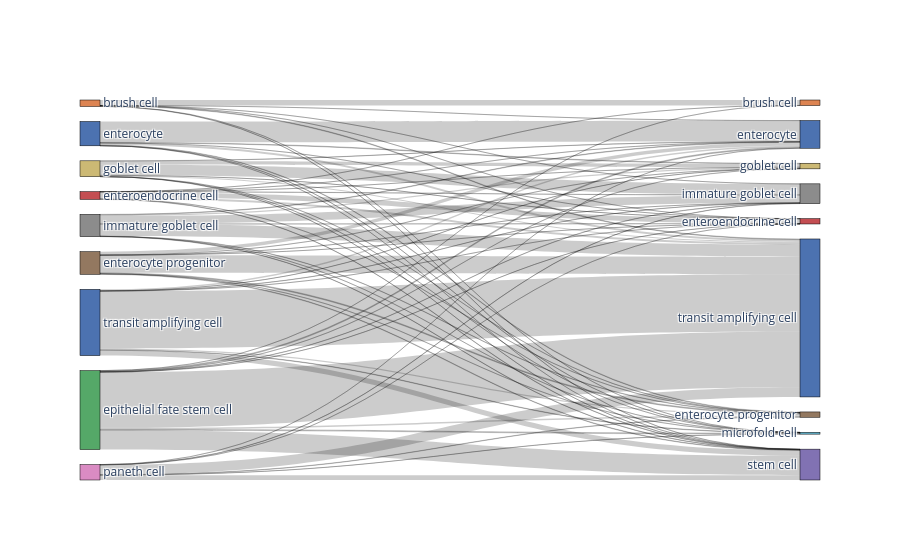
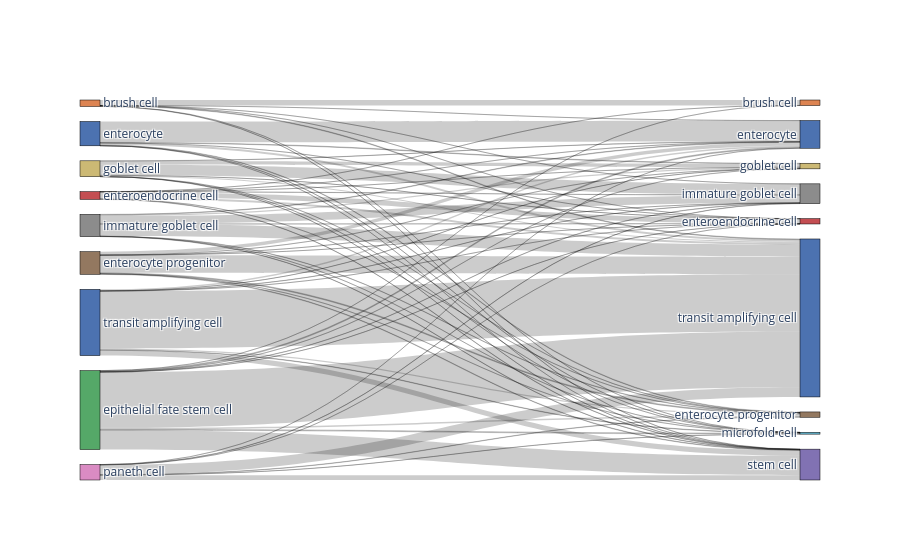

Here is the notebook cell these charts were saved with, in order:
### Code cell
%matplotlib inline

bc.tl.report(
    adata_pred=adata_predicted,
    celltype=celltype_test, 
    method=method, 
    analysis_name=analysis_name,
    train_datasets = adata_trains,
    test_dataset = adata_orig,
    merge = merge,
    name_prediction='auto_annot', 
    name_report='auto_annot', 
    use_raw=use_raw,
    remove_nonshared=True, 
    clustering='leiden', 
    asymmetric_matrix=True, 
    delimiter='\t', 
    verbose=True
)

### Figure 1 — Plotly figure (JSON) as saved in the notebook; plotly's stock layout.template omitted (floating-point values rounded to 4 significant figures)
{"data": [{"link": {"source": [5, 5, 5, 5, 5, 5, 5, 1, 1, 1, 1, 1, 1, 1, 2, 2, 2, 2, 2, 2, 2, 2, 2, 6, 6, 6, 6, 6, 6, 6, 6, 3, 3, 3, 3, 3, 3, 3, 3, 0, 0, 0, 0, 0, 0, 0, 0, 8, 8, 8, 8, 8, 8, 8, 8, 7, 7, 7, 7, 7, 7, 7, 7, 4, 4, 4, 4, 4, 4, 4], "target": [16, 10, 11, 17, 14, 15, 12, 16, 10, 11, 17, 13, 15, 12, 16, 10, 11, 17, 14, 13, 15, 9, 12, 16, 10, 11, 17, 14, 13, 15, 12, 16, 10, 11, 17, 14, 13, 15, 12, 16, 10, 11, 17, 14, 13, 15, 12, 16, 10, 11, 17, 14, 13, 15, 12, 16, 10, 11, 17, 14, 13, 9, 12, 16, 10, 17, 14, 15, 9, 12], "value": [204, 3, 14, 408, 12, 5, 1, 3, 878, 24, 86, 23, 5, 1, 808, 40, 65, 2331, 12, 8, 37, 4, 4, 223, 62, 56, 2404, 8, 3, 18, 2, 12, 21, 14, 503, 328, 52, 1, 2, 1, 8, 6, 44, 460, 142, 1, 1, 21, 141, 37, 737, 1, 5, 8, 2, 14, 4, 7, 81, 7, 2, 1, 209, 7, 4, 26, 1, 4, 227, 2]}, "node": {"color": ["#ccb974", "#4c72b0", "#55a868", "#8c8c8c", "#dd8452", "#da8bc3", "#4c72b0", "#c44e52", "#937860", "#dd8452", "#4c72b0", "#937860", "#c44e52", "#ccb974", "#8c8c8c", "#64b5cd", "#8172b3", "#4c72b0"], "label": ["goblet cell", "enterocyte", "epithelial fate stem cell", "immature goblet cell", "brush cell", "paneth cell", "transit amplifying cell", "enteroendocrine cell", "enterocyte progenitor", "brush cell", "enterocyte", "enterocyte progenitor", "enteroendocrine cell", "goblet cell", "immature goblet cell", "microfold cell", "stem cell", "transit amplifying cell"], "line": {"color": "black", "width": 0.5}, "pad": 15, "thickness": 20}, "type": "sankey"}], "layout": {}}

### Figure 2 — Plotly figure (JSON) as saved in the notebook; plotly's stock layout.template omitted (floating-point values rounded to 4 significant figures)
{"data": [{"link": {"source": [5, 5, 5, 5, 5, 5, 5, 1, 1, 1, 1, 1, 1, 1, 2, 2, 2, 2, 2, 2, 2, 2, 2, 6, 6, 6, 6, 6, 6, 6, 6, 3, 3, 3, 3, 3, 3, 3, 3, 0, 0, 0, 0, 0, 0, 0, 0, 8, 8, 8, 8, 8, 8, 8, 8, 7, 7, 7, 7, 7, 7, 7, 7, 4, 4, 4, 4, 4, 4, 4], "target": [16, 10, 11, 17, 14, 15, 12, 16, 10, 11, 17, 13, 15, 12, 16, 10, 11, 17, 14, 13, 15, 9, 12, 16, 10, 11, 17, 14, 13, 15, 12, 16, 10, 11, 17, 14, 13, 15, 12, 16, 10, 11, 17, 14, 13, 15, 12, 16, 10, 11, 17, 14, 13, 15, 12, 16, 10, 11, 17, 14, 13, 9, 12, 16, 10, 17, 14, 15, 9, 12], "value": [204, 3, 14, 408, 12, 5, 1, 3, 878, 24, 86, 23, 5, 1, 808, 40, 65, 2331, 12, 8, 37, 4, 4, 223, 62, 56, 2404, 8, 3, 18, 2, 12, 21, 14, 503, 328, 52, 1, 2, 1, 8, 6, 44, 460, 142, 1, 1, 21, 141, 37, 737, 1, 5, 8, 2, 14, 4, 7, 81, 7, 2, 1, 209, 7, 4, 26, 1, 4, 227, 2]}, "node": {"color": ["#ccb974", "#4c72b0", "#55a868", "#8c8c8c", "#dd8452", "#da8bc3", "#4c72b0", "#c44e52", "#937860", "#dd8452", "#4c72b0", "#937860", "#c44e52", "#ccb974", "#8c8c8c", "#64b5cd", "#8172b3", "#4c72b0"], "label": ["goblet cell", "enterocyte", "epithelial fate stem cell", "immature goblet cell", "brush cell", "paneth cell", "transit amplifying cell", "enteroendocrine cell", "enterocyte progenitor", "brush cell", "enterocyte", "enterocyte progenitor", "enteroendocrine cell", "goblet cell", "immature goblet cell", "microfold cell", "stem cell", "transit amplifying cell"], "line": {"color": "black", "width": 0.5}, "pad": 15, "thickness": 20}, "type": "sankey"}], "layout": {}}
